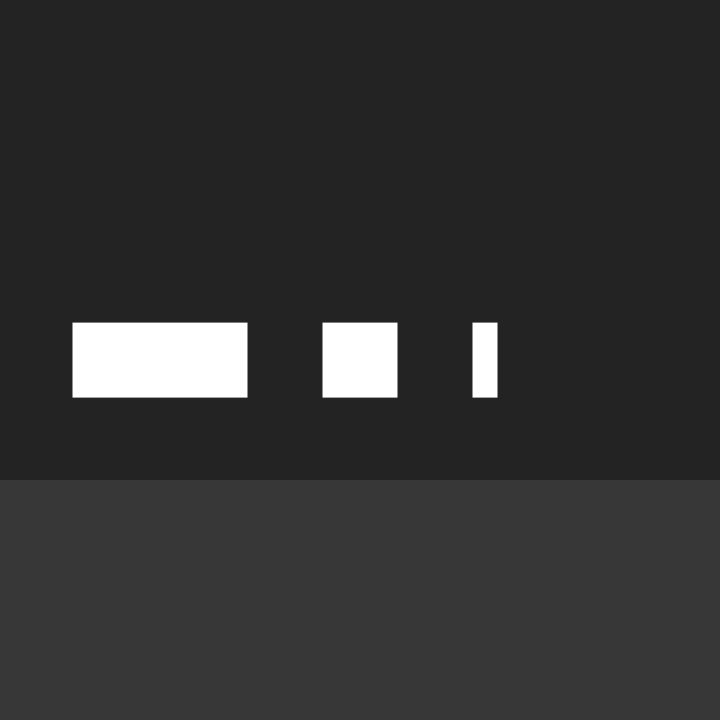
Frame 1 (no input)
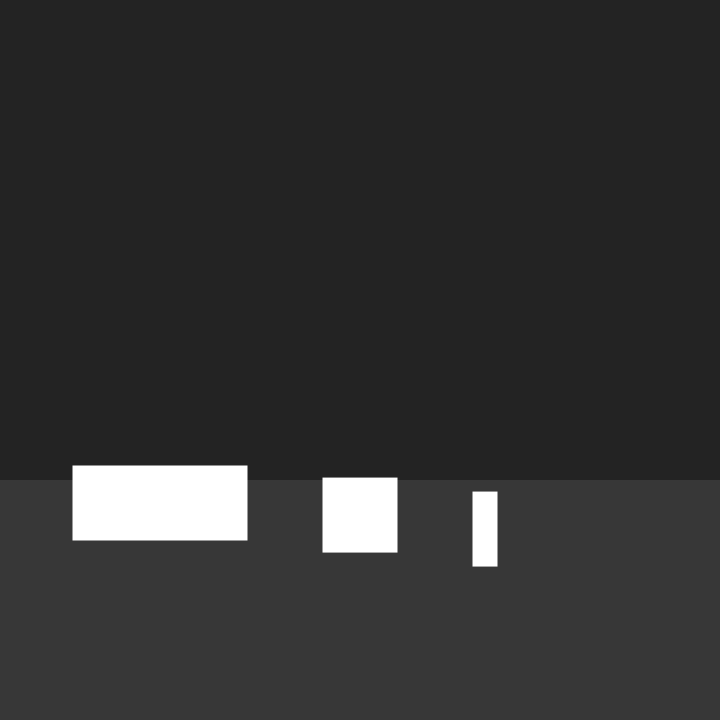
Frame 60 (the mouse pressed at the canvas centre just before this capture)
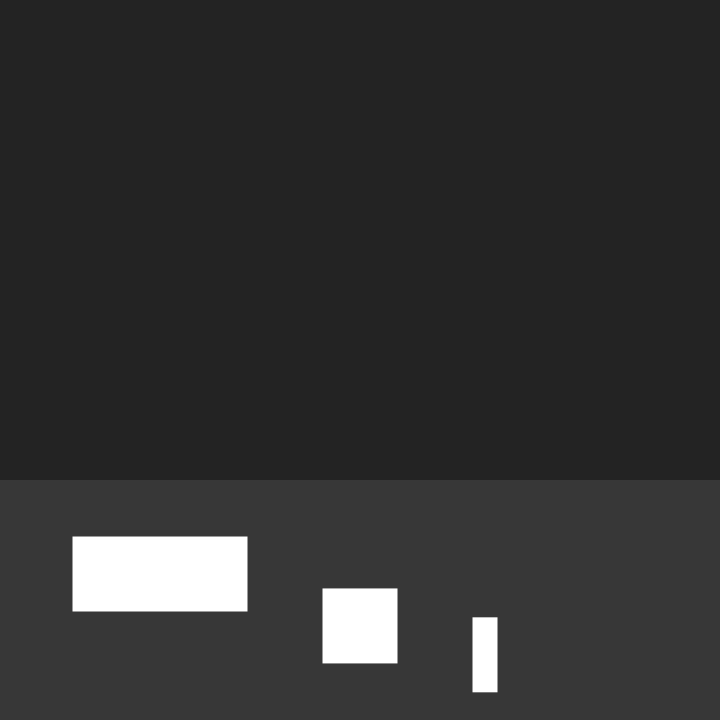
Frame 120 (the mouse held since frame 60 and released just before this capture)

The Processing sketch that drew these frames (run headless with seeded random() and noise(); from frame 60 on, the mouse is pressed at the canvas centre):

// Processing sketch: exercise_6
// ── exercise_6.pde
ArrayList<Box> boxes = new ArrayList<Box>();
Liquid liquid; 

void setup() {
  size(720, 720);
 
  boxes.add(new Box(new PVector(width / 2, height / 2),new PVector(75, 75), 3));
  boxes.add(new Box(new PVector((width / 2) - 200, height / 2),new PVector(175, 75), 3));
  boxes.add(new Box(new PVector((width / 2) + 125, height / 2),new PVector(25, 75), 3));
  liquid = new Liquid(new PVector(0, height - 240), new PVector(width, 240), 0.25); 
}

void draw() {
  background(35);
  liquid.update();
  
  for(Box box : boxes) {
      PVector gravity = new PVector(0, 0.1 * box.mass);
      box.applyForce(gravity);
      
      if(liquid.contains(box)) {
        box.applyForce(liquid.dragForce(box));
      }
      
      if(box.position.y + (box.dimensions.y / 2) > height) {
        box.velocity.y *= -1;
        box.position.y = height - (box.dimensions.y / 2);
      }
      
      box.update();
  }
}

// ── Box.pde
class Box {
  PVector position;
  PVector dimensions;
  PVector velocity;
  PVector acceleration; 
  float mass;
  
  Box(PVector position, PVector dimensions, float mass) {
     this.position = position;
     this.dimensions = dimensions;
     this.velocity = new PVector();
     this.acceleration = new PVector(); 
     this.mass = mass;
  }
  
  void applyForce(PVector force) {
    this.acceleration.add(PVector.div(force, this.mass));
  }
  
  void update() {
    this.velocity.add(this.acceleration);
    this.position.add(this.velocity);
    this.acceleration.mult(0);
    
    noStroke();
    fill(255); 
    rectMode(CENTER);
    rect(this.position.x, this.position.y, this.dimensions.x, dimensions.y);
    rectMode(CORNER);
  }
}

// ── Liquid.pde
class Liquid {
  PVector position;
  PVector dimensions;
  float c; 
  
  Liquid(PVector position, PVector dimensions, float c) {
    this.position = position; 
    this.dimensions = dimensions;
    this.c = c;
  }
  
  boolean contains(Box box) {
    return box.position.x >= this.position.x
           && box.position.x <= this.position.x + this.dimensions.x
           && box.position.y >= this.position.y
           && box.position.y <= this.position.y + this.dimensions.y;
  }
  
  PVector dragForce(Box box) {
    PVector drag = box.velocity.copy(); 
    drag.normalize(); 
    drag.mult(-0.5);
    float magnitude = pow(box.velocity.mag(), 2) * this.c * (box.dimensions.x / 100); 
    drag.mult(magnitude);
    
    return drag;
  }
   
  void update() {
    noStroke(); 
    fill(55);
    
    rect(this.position.x, this.position.y, this.dimensions.x, this.dimensions.y);
  }
}
